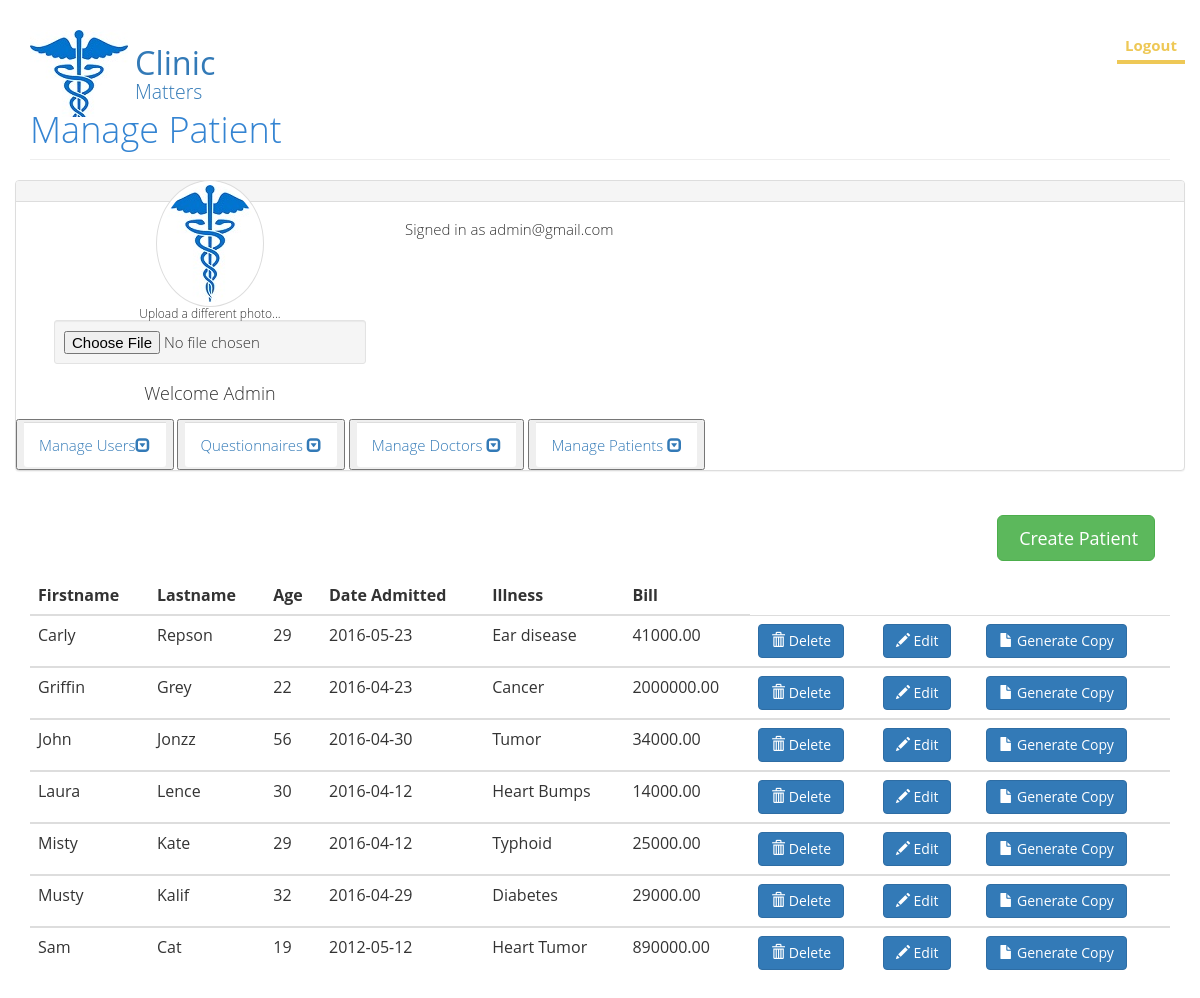
Screenshot of /manage_patients.php (signed in) with the database file from the repository.
### tables this page shows
CREATE TABLE `patient` (
  `id` int(11) NOT NULL,
  `patient_firstname` varchar(50) NOT NULL,
  `patient_lastname` varchar(50) NOT NULL,
  `patient_age` int(11) NOT NULL,
  `marital_status` varchar(15) NOT NULL,
  `reg_no` varchar(50) NOT NULL,
  `gender` varchar(15) NOT NULL,
  `address` varchar(50) NOT NULL,
  `city` varchar(15) NOT NULL,
  `state` varchar(15) NOT NULL,
  `postal_code` varchar(15) NOT NULL,
  `date_admitted` date NOT NULL,
  `email` varchar(50) NOT NULL,
  `illness` varchar(15) NOT NULL,
  `bill` decimal(10,2) NOT NULL
);

### includes/functions.php (called while the page is built, shortened)
<?php
													function find_all_patients() {
														global $connection;
														$query  = "SELECT * ";
														$query .= "FROM patient ";
														$query .= "ORDER BY patient_firstname ASC";
														$patient_set = mysqli_query($connection, $query);
														return $patient_set;
													}
?>

### manage_patients.php (the view, shortened to what this page needs)
 <?php require_once("includes/db_connection.php"); ?>
 <?php require_once("includes/functions.php"); ?>
 <?php
  $patient_set = find_all_patients();
?>
<!DOCTYPE>
<html>
<head>
  <link rel="stylesheet" href="https://maxcdn.bootstrapcdn.com/bootstrap/3.3.6/css/bootstrap.min.css" >
  <link rel="stylesheet" href="_/css/bootstrap.css" type="text/css" />
  <link rel="stylesheet" href="_/css/free.css" type="text/css" />
  <link rel="stylesheet" href="/css/font-awesome.min.css">
</head>
<body>
  <header>
    <nav class="navbar navbar-default navbar-fixed-top" role="navigation">
      <div class="container">
        <div class="navbar-header">
          <a class="navbar-brand" href="#featured"><h1 style="color:#337ab7">Clinic <span class="subhead">Matters</span></h1></a>
        </div>
        <div class="collapse navbar-collapse" id="collapse">
            <ul class="nav navbar-nav navbar-right">
                    <li class="active"><a href="logout.php">Logout</a></li>
                </ul>
        </div>
      </div>
    </nav>
  </header>
<div class="container" style="padding-top: 0px;">
  <h1 class="page-header">Manage Patient</h1>
  <div class="row">
    <div class="col-md-4 col-sm-6 col-xs-12">
      <div class="text-center">
        <img src="_/images/logo.jpg" class="avatar img-circle img-thumbnail" alt="avatar">
        <h6>Upload a different photo...</h6>
        <input type="file" class="text-center center-block well well-sm">
        <h4>Welcome Admin </h4>
      </div>
    </div>
    <div class="panel panel-default">
  <div class="panel-heading"></div>
  <div class="panel-body">
    <p>Signed in as <?php echo htmlentities($_SESSION["username"]); ?></p>
  </div>
  <ul class="list-group">
    <a style="text-decoration:none;"href="manage_users.php"><button id="ptr"><li class="list-group-item">Manage Users<span class="glyphicon glyphicon-collapse-down"></span></li></button></a>
    <a style="text-decoration:none;"href=""><button><li class="list-group-item">Questionnaires <span class="glyphicon glyphicon-collapse-down"></span></li></button></a>
    <a style="text-decoration:none;"href="manage_doctors.php"><button><li class="list-group-item">Manage Doctors <span class="glyphicon glyphicon-collapse-down"></span></li></button></a>
    <a style="text-decoration:none;"href="manage_patients.php"><button><li class="list-group-item">Manage Patients <span class="glyphicon glyphicon-collapse-down"></span></li></button></a>
  </ul>
</div>
    </div>
    <div class="form-group pull-right">
         <div class="col-xs-12">
              <br>
              <a href="patient.php"><button class="btn btn-lg btn-success" type="submit"><i class="glyphicon glyphicon-"></i> Create Patient</button></a>
          </div>
    </div>
                <div class="w3-padding w3-white notranslate">
                <table class="table">
                <thead>
                <tr>
                  <th>Firstname</th>
                  <th>Lastname</th>
                  <th>Age</th>
                  <th>Date Admitted</th>
                  <th>Illness</th>
                  <th>Bill</th>
                </tr>
                </thead>
                <tbody>
                <?php while($patient = mysqli_fetch_assoc($patient_set)) { ?>
                <tr>
                  <td><?php echo htmlentities($patient["patient_firstname"]); ?></td>
                  <td><?php echo htmlentities($patient["patient_lastname"]); ?></td>
                  <td><?php echo htmlentities($patient["patient_age"]); ?></td>
                  <td><?php echo htmlentities($patient["date_admitted"]); ?></td>
                  <td><?php echo htmlentities($patient["illness"]); ?></td>
                  <td><?php echo htmlentities($patient["bill"]); ?></td>
                  <td><a href="delete_patient.php?id=<?php echo urlencode($patient["id"]); ?>" onclick="return confirm('Are you sure You want to delete?');"><button class="btn btn-primary" ><span class="glyphicon glyphicon-trash"></span> Delete</button></a></td>
                  <td><a href="edit_patient.php?id=<?php echo urlencode($patient["id"]); ?>"><button class="btn btn-primary" > <span class="glyphicon glyphicon-pencil"></span> Edit</button></a></td>
                  <td><a href="generate_copy_patient.php?id=<?php echo urlencode($patient["id"]); ?>"><button class="btn btn-primary" ><span class="glyphicon glyphicon-file"></span> Generate Copy</button></a></td>
                </tr>
                </tbody>
                <?php } ?>
                </table>
                </div>
</div>
</body>
</html>

### _/css/free.css (style rules this page uses)
body { font-family: 'Open Sans', sans-serif; font-weight: 300; font-size: 2em; position: relative; font-size: 15px; line-height: 1.6; color: #333; background: white; padding-top: 70px; }
h1 { color: #3484D2; }
h1,h2,h3,h4,h5,h6 { font-weight: 100; margin: 0; }
img { max-width: 200px; }
header .navbar { padding: 30px 0; transition: all .5s ease-out; }
header .navbar-default { background-color: transparent; border: none; }
header .navbar-default .navbar-nav a { color: white; padding: 5px 8px; }
header .navbar-default .navbar-nav .active a { font-weight: 700; color: #EEC856; background: transparent; border-bottom: 4px solid #EEC856; text-shadow: none; }
header .navbar-brand { background: url(../images/logo.jpg); background-repeat: no-repeat; background-position: 15px 0; height: auto; }
header .navbar-brand h1 { color: white; margin: 0; font-size: 1.8em; font-weight: 400; padding-left: 105px; }
header .navbar-brand span.subhead { z-index: 100; display: block; font-family: "Open Sans", serif; font-size: .6em; font-weight: 100; }
.navbar { border-radius: 0; border: 0; }

### rows the page displays
patient: patient_firstname "Carly", patient_lastname "Repson", patient_age "29", date_admitted "2016-05-23", illness "Ear disease", bill "41000.00"
patient: patient_firstname "Griffin", patient_lastname "Grey", patient_age "22", date_admitted "2016-04-23", illness "Cancer", bill "2000000.00"
patient: patient_firstname "John", patient_lastname "Jonzz", patient_age "56", date_admitted "2016-04-30", illness "Tumor", bill "34000.00"
patient: patient_firstname "Laura", patient_lastname "Lence", patient_age "30", date_admitted "2016-04-12", illness "Heart Bumps", bill "14000.00"
patient: patient_firstname "Misty", patient_lastname "Kate", patient_age "29", date_admitted "2016-04-12", illness "Typhoid", bill "25000.00"
patient: patient_firstname "Musty", patient_lastname "Kalif", patient_age "32", date_admitted "2016-04-29", illness "Diabetes", bill "29000.00"
patient: patient_firstname "Sam", patient_lastname "Cat", patient_age "19", date_admitted "2012-05-12", illness "Heart Tumor", bill "890000.00"

### other values shown
$_SESSION["username"] "admin@gmail.com"
